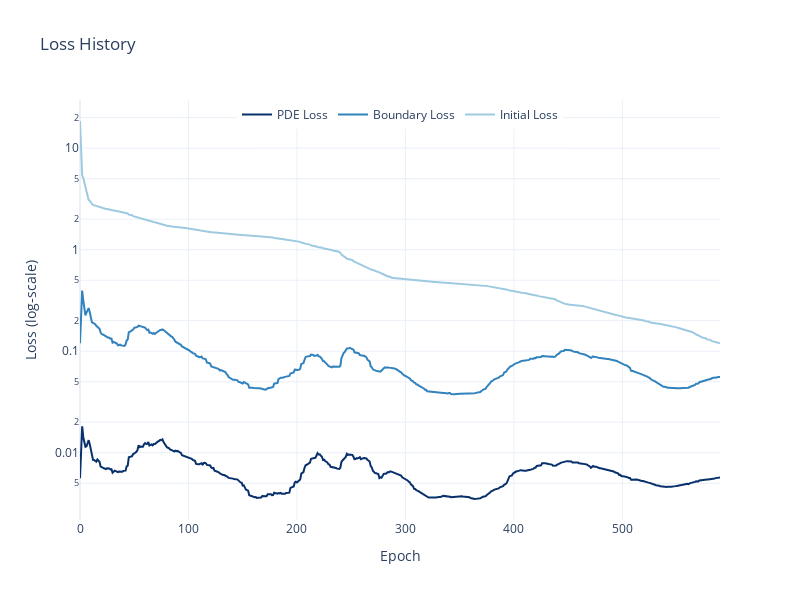

Here is the notebook cell this chart was saved with:
### Code cell
model = build_nn(
    nn_shape=nn_shape,
    input_dim=assets,
    dtype=torch.float32
).apply(weights_init).to(device)
model.train()

boundary_samples = 100
interior_samples = boundary_samples*assets*2
initial_samples = boundary_samples*assets*2

# We create new samples
dataset = SampledDataset(
    params, interior_samples, initial_samples, boundary_samples, sampler, dtype, device, seed=0)

optimizer = SSBroyden(
    model.parameters(),
    max_iter=2000,)

batch_size = len(dataset) # we use all samples

# # Set the training function
closure = DimlessBS()\
    .with_dataset(dataset, loader_opts={'batch_size': batch_size, "shuffle": True, "pin_memory": True})\
    .with_model(model)\
    .with_device(device)\
    .with_dtype(dtype)

trainer = PINNTrainer()\
    .with_optimizer(optimizer)\
    .with_device(device)\
    .with_dtype(dtype)\
    .with_training_step(closure)\

closure = closure.with_dataset(
    dataset, loader_opts={'batch_size': batch_size, "shuffle": False, "pin_memory": True})

trainer = trainer.with_optimizer(optimizer).with_training_step(closure)
trainer.train()

ssbroyden_state = closure.get_state()
plot_loss(ssbroyden_state, smooth=False)

### Figure 1 — Plotly figure (JSON) as saved in the notebook; plotly's stock layout.template omitted (floating-point values rounded to 4 significant figures; data arrays with more than 128 entries replaced by an {"elided": "..."} marker saying what was removed)
{"data": [{"line": {"color": "#08306B"}, "mode": "lines", "name": "PDE Loss", "type": "scatter", "x": {"elided": "591 int values"}, "y": {"elided": "591 float values"}}, {"line": {"color": "#3182BD"}, "mode": "lines", "name": "Boundary Loss", "type": "scatter", "x": {"elided": "591 int values"}, "y": {"elided": "591 float values"}}, {"line": {"color": "#9ECAE1"}, "mode": "lines", "name": "Initial Loss", "type": "scatter", "x": {"elided": "591 int values"}, "y": {"elided": "591 float values"}}], "layout": {"height": 600, "legend": {"orientation": "h", "x": 0.5, "xanchor": "center", "y": 1, "yanchor": "top"}, "title": {"text": "Loss History"}, "width": 800, "xaxis": {"title": {"text": "Epoch"}}, "yaxis": {"title": {"text": "Loss (log‑scale)"}, "type": "log"}}}
